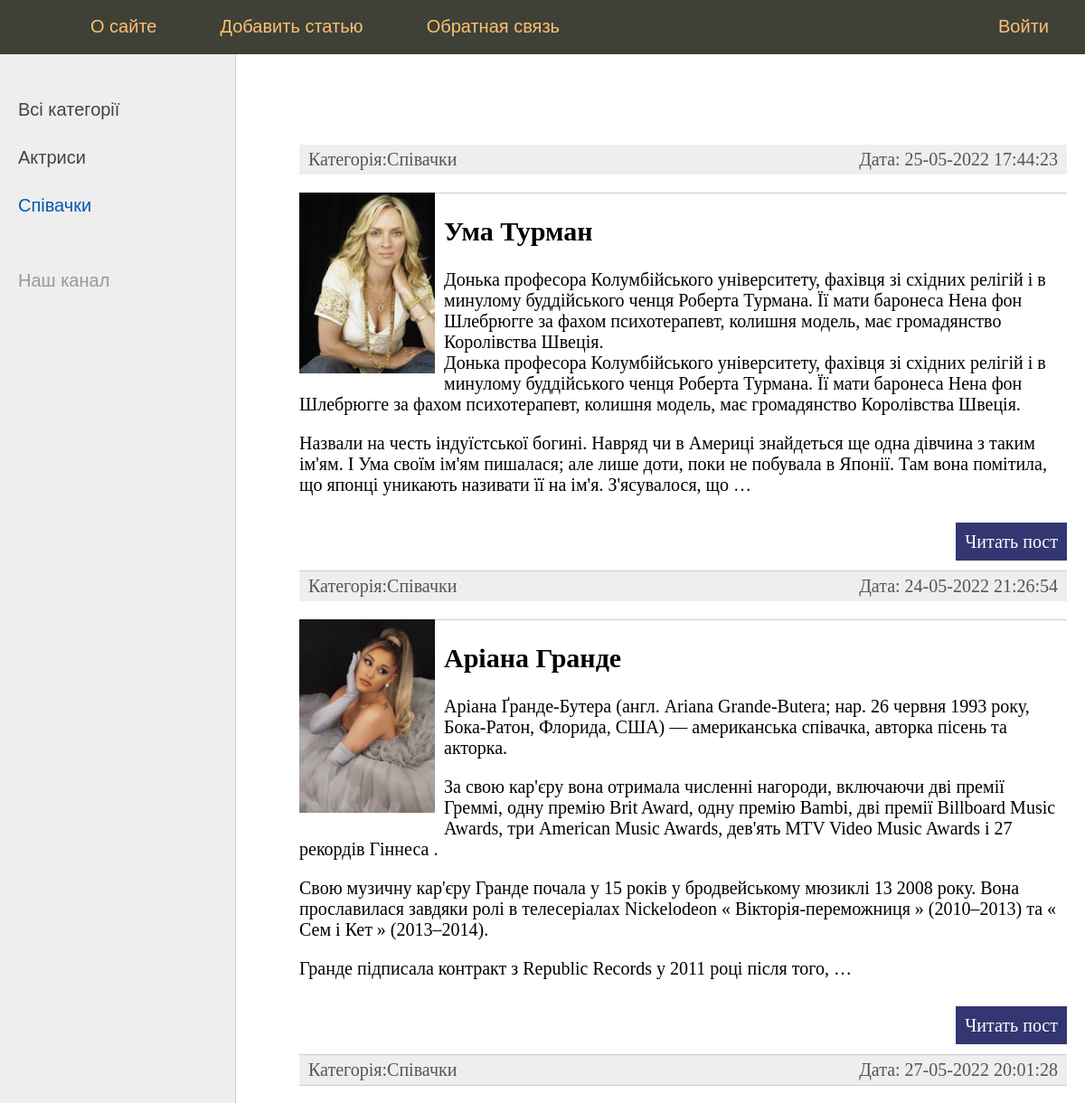
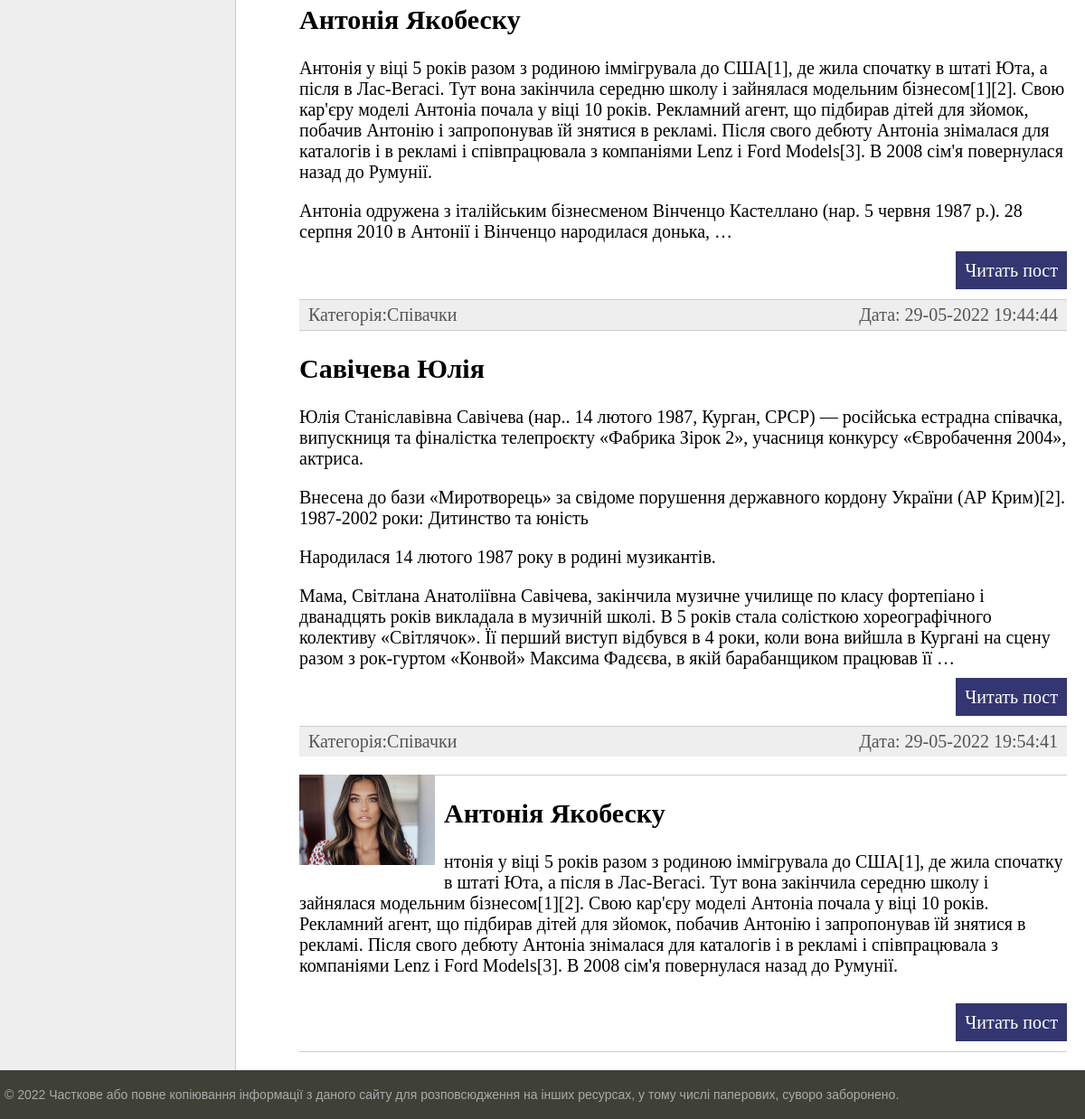
The app's page /category/2/ with its own data (2 pictures, top to bottom).
### women/models.py (models this page shows, shortened)
class Category(models.Model):
     name = models.CharField(max_length=100, db_index=True, verbose_name = 'Категорія')
     def __str__(self):
         return self.name
     def get_absolute_url(self):
         return reverse('category', kwargs={'cat_id': self.pk})
     class Meta:
        verbose_name = 'Категорія'
        verbose_name_plural = 'Категорії'
        ordering = ['id']

class Women(models.Model):
    title = models.CharField(max_length=100, verbose_name='Заговолок')
    slug = models.SlugField(max_length=255, unique=True, db_index=True, verbose_name="URL")
    content = models.TextField(blank=True, verbose_name='Зміст')
    photo = models.ImageField(upload_to='photos/%Y/%m/%d/')
    time_create = models.DateTimeField(auto_now_add=True)
    time_update = models.DateTimeField(auto_now=True)
    is_published = models.BooleanField(default=True, verbose_name='Опубліковано')
    cat = models.ForeignKey('Category', on_delete=models.PROTECT, null=True, verbose_name='Категорія')
    def get_absolute_url(self):
        return reverse('post', kwargs={'post_id': self.pk})
    class Meta:
        verbose_name = 'Відомі жінки'
        verbose_name_plural = 'Відомі жінки'
        ordering = ['time_create', 'title']

### women/views.py (the view)
# urls.py: path('category/<int:cat_id>/', show_category, name='category')
def show_category(request, cat_id):
    posts = Women.objects.filter(cat_id=cat_id)
    if len(posts) == 0:
        raise Http404()
    contexst = {
        'posts': posts,
        'title': 'Головна сторінка',
        'cat_selected': cat_id
    }
    return render(request, 'women/index.html', contexst)

### women/templatetags/women_tags.py (called while the page is built)
@register.inclusion_tag('women/list_categories.html')
def show_categories(sort=None, cat_selected=0):
    if not sort:
        cats = Category.objects.all()
    else:
        cats = Category.objects.order_by(sort)
    return {'cats': cats, 'cat_selected': cat_selected}

@register.inclusion_tag('women/main_menu.html')
def main_menu():
    return {'menu': menu}

### women/templates/women/index.html (shortened to what this page needs)
{% extends 'women/base.html' %}
{% block content %}
<ul class="list-articles">
	{% for p in posts %}
    <li><div class="article-panel">
        <p class="first">Категорія:{{ p.cat }}</p>
        <p class="last">Дата: {{ p.time_update|date:"d-m-Y H:i:s" }}</p>
    </div>
    {% if p.photo %}
        <p><img class="img-article-left thumb" src="{{ p.photo.url }}"></p>
    {% endif %}
			<li><h2>{{p.title}}</h2>
	{% autoescape on %}
	{{ p.content|linebreaks|truncatewords:100 }}
	{% endautoescape %}
			<p class="link-read-post"><a href="{{ p.get_absolute_url }}">Читать пост</a></p>
			</li>
	{% endfor %}
</ul>
{% endblock %}

### women/templates/women/list_categories.html
{% for c in cats %}
    {% if c.pk == cat_selected %}
    <li class="selected">{{ c.name }}</li>
    {% else %}
       <li class="last"><a href="{{c.get_absolute_url}}">{{c.name}}</a></li>
    {% endif %}
        {% endfor %}

### women/static/women/css/styles.css (style rules this page uses)
html, body { font-family: 'Arial'; margin: 0; padding: 0; height: 100%; width: 100%; color: #444; }
a { color: #0059b2; text-decoration: none; }
img { max-width: 600px; height: auto; }
img.img-article-left { max-width: 300px; height: auto; float: left; padding: 0 10px 10px 0; }
img.img-article-left.thumb { max-width: 150px; height: auto; }
p.link-read-post { text-align: right; }
p.link-read-post a { padding: 10px; min-width: 100px; background: #333671; color: #fff; text-decoration: none; }
div.article-panel { background: #eee; padding: 5px 10px 5px 10px; box-sizing: border-box; overflow: hidden; color: #555; }
div.article-panel p.first { margin: 0; float: left; }
div.article-panel p.last { margin: 0; float: right; }
ul.list-articles { list-style: none; margin: 0; padding: 0; }
ul.list-articles li { border-bottom: 1px solid #ccc; }
.left-chapters ul li { margin: 30px 0 0 0; color: #999; }
.left-chapters ul li.selected { color: #0059b2; }
.left-chapters ul li a { color: #444; text-decoration: none; }

### records on screen
Category: name "Актриси"
Category: name "Співачки"
Women: cat "Співачки", time_update "25-05-2022 17:44:23", photo (picture), title "Ума Турман", content "Донька професора Колумбійського університету, фахівця зі східних релігій і в минулому буддійського ченця Роберта Турмана. Її мати баронеса Нена фон Шлебрюгге за фахом психотерапевт, колишня модель, має громадянство Королівства Швеція. Донька професора Колумбійського університету, фахівця зі східних релігій і в минулому буддійського ченця Роберта Турмана. Її мати баронеса Нена фон Шлебрюгге за фахом психотерапевт, колишня модель, має громадянство Королівства Швеція. Назвали на честь індуїстської богині. Навряд чи в Америці знайдеться ще одна дівчина з таким ім'ям. І Ума своїм ім'ям пишалася; але лише доти, поки не побувала в Японії. Там вона помітила, що японці уникають називати її на ім'я.…"
Women: cat "Співачки", time_update "24-05-2022 21:26:54", photo (picture), title "Аріана Гранде", content "Аріана Ґранде-Бутера (англ. Ariana Grande-Butera; нар. 26 червня 1993 року, Бока-Ратон, Флорида, США) — американська співачка, авторка пісень та акторка. За свою кар'єру вона отримала численні нагороди, включаючи дві премії Греммі, одну премію Brit Award, одну премію Bambi, дві премії Billboard Music Awards, три American Music Awards, дев'ять MTV Video Music Awards і 27 рекордів Гіннеса . Свою музичну кар'єру Гранде почала у 15 років у бродвейському мюзиклі 13 2008 року. Вона прославилася завдяки ролі в телесеріалах Nickelodeon « Вікторія-переможниця » (2010–2013) та « Сем і Кет » (2013–2014). Гранде підписала контракт з Republic Records у 2011 році після того, …"
Women: cat "Співачки", time_update "27-05-2022 20:01:28", title "Антонія Якобеску", content "Антонія у віці 5 років разом з родиною іммігрувала до США[1], де жила спочатку в штаті Юта, а після в Лас-Вегасі. Тут вона закінчила середню школу і зайнялася модельним бізнесом[1][2]. Свою кар'єру моделі Антоніа почала у віці 10 років. Рекламний агент, що підбирав дітей для зйомок, побачив Антонію і запропонував їй знятися в рекламі. Після свого дебюту Антоніа знімалася для каталогів і в рекламі і співпрацювала з компаніями Lenz і Ford Models[3]. В 2008 сім'я повернулася назад до Румунії. Антоніа одружена з італійським бізнесменом Вінченцо Кастеллано (нар. 5 червня 1987 р.). 28 серпня 2010 в Антонії і Вінченцо народилася донька, …"
Women: cat "Співачки", time_update "29-05-2022 19:44:44", title "Савічева Юлія", content "Юлія Станіславівна Савічева (нар.. 14 лютого 1987, Курган, СРСР) — російська естрадна співачка, випускниця та фіналістка телепроєкту «Фабрика Зірок 2», учасниця конкурсу «Євробачення 2004», актриса. Внесена до бази «Миротворець» за свідоме порушення державного кордону України (АР Крим)[2]. 1987-2002 роки: Дитинство та юність Народилася 14 лютого 1987 року в родині музикантів. Мама, Світлана Анатоліївна Савічева, закінчила музичне училище по класу фортепіано і дванадцять років викладала в музичній школі. В 5 років стала солісткою хореографічного колективу «Світлячок». Її перший виступ відбувся в 4 роки, коли вона вийшла в Кургані на сцену разом з рок-гуртом «Конвой» Максима Фадєєва, в якій…"
Women: cat "Співачки", time_update "29-05-2022 19:54:41", photo (picture), title "Антонія Якобеску", content "нтонія у віці 5 років разом з родиною іммігрувала до США[1], де жила спочатку в штаті Юта, а після в Лас-Вегасі. Тут вона закінчила середню школу і зайнялася модельним бізнесом[1][2]. Свою кар'єру моделі Антоніа почала у віці 10 років. Рекламний агент, що підбирав дітей для зйомок, побачив Антонію і запропонував їй знятися в рекламі. Після свого дебюту Антоніа знімалася для каталогів і в рекламі і співпрацювала з компаніями Lenz і Ford Models[3]. В 2008 сім'я повернулася назад до Румунії."

### other values on screen
{{ m.title }} "О сайте" "Добавить статью" "Обратная связь"
{{ m.title }} "Войти"
